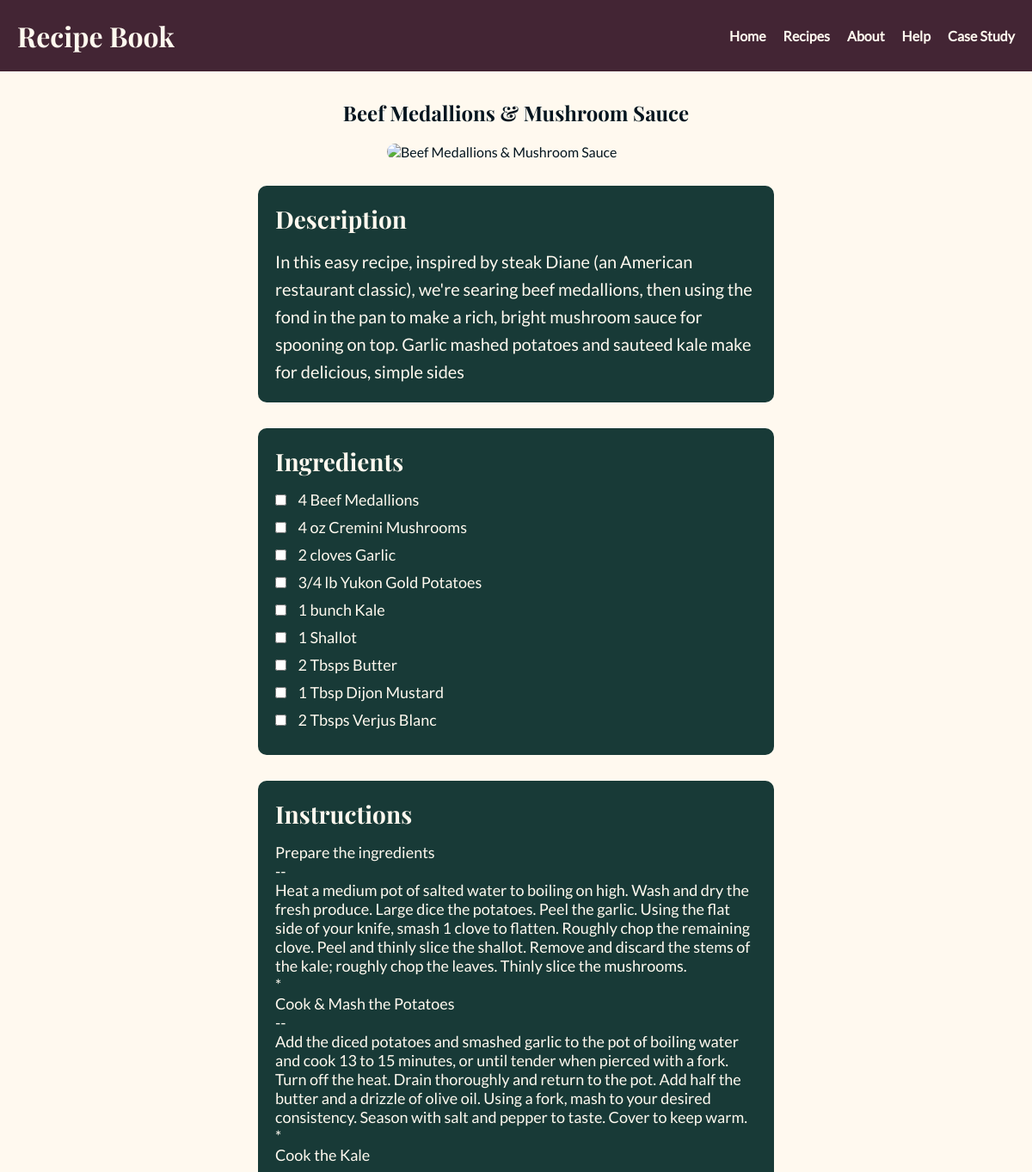
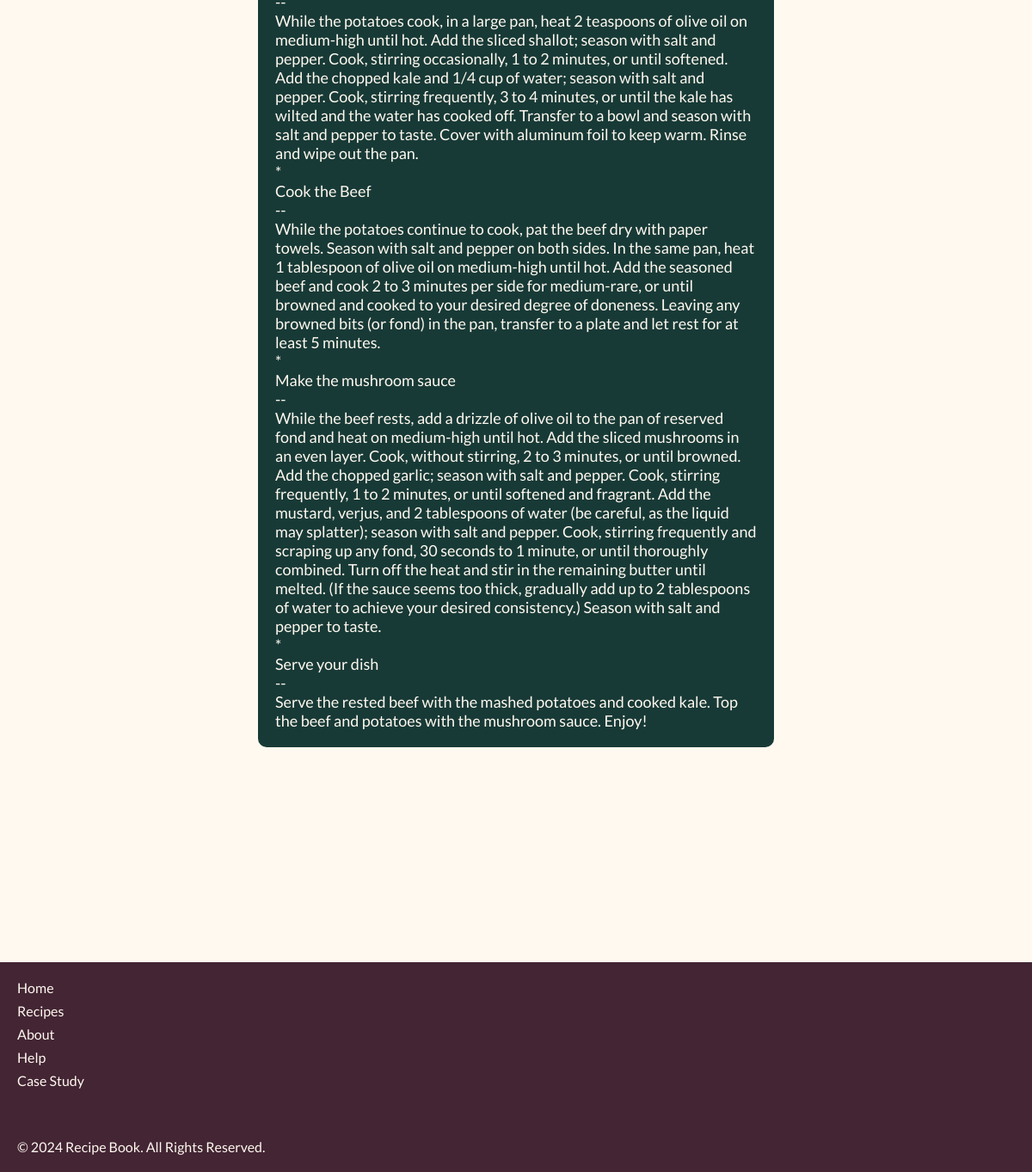
/recipe-detail.php?id=2, run on the app's committed database (2 pictures, top to bottom).
### tables this page shows
CREATE TABLE `final_recipes_list` (
  `id` int NOT NULL,
  `recipe_name` varchar(100) DEFAULT NULL,
  `recipe_subtitle` varchar(100) DEFAULT NULL,
  `cuisine` varchar(100) DEFAULT NULL,
  `protein` varchar(100) DEFAULT NULL,
  `cooking_time` int DEFAULT NULL,
  `servings` int DEFAULT NULL,
  `description` text,
  `ingredients` varchar(1000) DEFAULT NULL,
  `steps` text
);

### recipe-detail.php (the view, shortened to what this page needs)
<?php
include 'db_connection.php';
$recipeId = $_GET['id'] ?? '';
$sql = "SELECT * FROM final_recipes_list WHERE id = ?";
$stmt = $mysqli->prepare($sql);
$stmt->bind_param("i", $recipeId);
$stmt->execute();
$result = $stmt->get_result();
$recipe = $result->fetch_assoc();
?>
<!DOCTYPE html>
<html lang="en">
<head>
    <link rel="stylesheet" href="recipes.css">
</head>
<body>
<header>
    <div class="logo">
        <h1>Recipe Book</h1>
    </div>
    <nav>
        <ul id="nav-list">
            <li><a href="index.php">Home</a></li>
            <li><a href="recipes.php">Recipes</a></li>
            <li><a href="about.html">About</a></li>
            <li><a href="help.html">Help</a></li>
            <li><a href="case-study.html" target="_blank">Case Study</a></li>
        </ul>
    </nav>
</header>
<main>
    <section class="recipe-detail">
        <h2><?php echo htmlspecialchars($recipe['recipe_name']); ?></h2>
        <div class="recipe-image">
            <img
                src="images/<?php echo htmlspecialchars($recipe['id']); ?>.jpg"
                alt="<?php echo htmlspecialchars($recipe['recipe_name']); ?>">
        </div>
        <div class="description-section">
            <h3>Description</h3>
            <p><?php echo nl2br(htmlspecialchars($recipe['description'])); ?></p>
        </div>
        <div class="ingredients-section">
            <h3>Ingredients</h3>
            <ul>
                <?php
                $ingredients = explode("\n", $recipe['ingredients']);
                foreach ($ingredients as $ingredient) {
                    $cleanedIngredient = str_replace(',', '', $ingredient);
                    echo '<li><input type="checkbox"> ' . htmlspecialchars($cleanedIngredient) . '</li>';
                }
                ?>
            </ul>
        </div>
        <div class="steps-section">
            <h3>Instructions</h3>
            <div>
                <?php
                $steps = $recipe['steps'] ?? '';
                if (!empty($steps)) {
                    $stepsArray = explode("\n", $steps);
                    foreach ($stepsArray as $step) {
                        echo '<p>' . htmlspecialchars($step) . '</p>';
                    }
                } else {
                    echo '<p>No steps available for this recipe.</p>';
                }
                ?>
            </div>
        </div>
    </section>
</main>
<footer>
    <div class="footer-links">
        <ul>
            <li><a href="index.php">Home</a></li>
            <li><a href="recipes.php">Recipes</a></li>
            <li><a href="about.html">About</a></li>
            <li><a href="help.html">Help</a></li>
            <li><a href="case-study.html" target="_blank">Case Study</a></li>
        </ul>
        <p>&copy; 2024 Recipe Book. All Rights Reserved.</p>
    </div>
</footer>
</body>
</html>

### recipes.css (style rules this page uses)
:root { --primary-bg-color: #fff9ef; --primary-font-color: #04151F; --secondary-bg-color: #183A37; --header-color: #432534; --accent-color: #C44900; }
* { margin: 0; padding: 0; box-sizing: border-box; }
body { font-family: lato; background-color: var(--primary-bg-color); color: var(--primary-font-color); }
header { background-color: var(--header-color); padding: 20px; display: flex; justify-content: space-between; align-items: center; position: sticky; top: 0; z-index: 1000; }
header .logo h1 { color: var(--primary-bg-color); font-family: 'playfair-display'; }
nav ul { list-style: none; display: flex; gap: 20px; position: static; top: auto; right: auto; width: auto; height: auto; background-color: transparent; flex-direction: row; justify-content: flex-end; align-items: center; margin-left: auto; }
nav ul li a { color: var(--primary-bg-color); text-decoration: none; font-weight: bold; position: relative; }
nav ul li a::after { content: ''; position: absolute; bottom: -5px; left: 0; width: 0; height: 2px; background-color: var(--accent-color); transition: width 0.3s ease; }
footer { background-color: var(--header-color); color: var(--primary-bg-color); padding: 20px; margin-top: 250px; }
footer .footer-links { display: flex; flex-direction: column; align-items: flex-start; }
footer .footer-links ul { list-style-type: none; padding: 0; margin-bottom: 50px; }
footer .footer-links li { margin-bottom: 8px; }
footer .footer-links a { color: var(--primary-bg-color); text-decoration: none; }
footer p { margin: 0; }
.recipe-image img { width: 100%; height: auto; border-radius: 10px; margin-bottom: 30px; max-width: 300px; display: block; margin-left: auto; margin-right: auto; }
.recipe-detail h2 { padding-top: 32px; }
.description-section, .ingredients-section, .steps-section { background-color: var(--secondary-bg-color); padding: 20px; border-radius: 10px; margin: 0 auto 30px; max-width: 600px; text-align: left; color: var(--primary-bg-color); }
.description-section h3, .ingredients-section h3, .steps-section h3 { font-size: 28px; margin-bottom: 15px; font-family: 'playfair-display'; color: var(--primary-bg-color); }
.description-section p, .steps-section ol { font-size: 18px; line-height: 1.6; color: var(--primary-bg-color); }
.description-section p, .steps-section ol { font-size: 20px; line-height: 1.6; color: var(--primary-bg-color); }
.steps-section { font-family: lato; font-size: 18px; }
.ingredients-section ul { list-style: none; padding: 0; }
.ingredients-section li { font-size: 18px; margin-bottom: 10px; color: var(--primary-bg-color); }
.ingredients-section input[type="checkbox"] { margin-right: 10px; }
h2 { font-family: 'playfair-display'; margin-bottom: 20px; text-align: center; }

### data on the page
final_recipes_list: recipe_name "Beef Medallions & Mushroom Sauce", description "In this easy recipe, inspired by steak Diane (an American restaurant classic), we're searing beef medallions, then using the fond in the pan to make a rich, bright mushroom sauce for spooning on top. Garlic mashed potatoes and sauteed kale make for delicious, simple sides", ingredients "4 Beef Medallions", ingredients "4 oz Cremini Mushrooms", ingredients "2 cloves Garlic", ingredients "3/4 lb Yukon Gold Potatoes", ingredients "1 bunch Kale", ingredients "1 Shallot", ingredients "2 Tbsps Butter", ingredients "1 Tbsp Dijon Mustard", ingredients "2 Tbsps Verjus Blanc", steps "Prepare the ingredients", steps "--", steps "Heat a medium pot of salted water to boiling on high. Wash and dry the fresh produce. Large dice the potatoes. Peel the garlic. Using the flat side of your knife, smash 1 clove to flatten. Roughly chop the remaining clove. Peel and thinly slice the shallot. Remove and discard the stems of the kale; roughly chop the leaves. Thinly slice the mushrooms.", steps "*", steps "Cook & Mash the Potatoes", steps "Add the diced potatoes and smashed garlic to the pot of boiling water and cook 13 to 15 minutes, or until tender when pierced with a fork. Turn off the heat. Drain thoroughly and return to the pot. Add half the butter and a drizzle of olive oil. Using a fork, mash to your desired consistency. Season with salt and pepper to taste. Cover to keep warm.", steps "Cook the Kale", steps "While the potatoes cook, in a large pan, heat 2 teaspoons of olive oil on medium-high until hot. Add the sliced shallot; season with salt and pepper. Cook, stirring occasionally, 1 to 2 minutes, or until softened. Add the chopped kale and 1/4 cup of water; season with salt and pepper. Cook, stirring frequently, 3 to 4 minutes, or until the kale has wilted and the water has cooked off. Transfer to a bowl and season with salt and pepper to taste. Cover with aluminum foil to keep warm. Rinse and wipe out the pan.", steps "Cook the Beef", steps "While the potatoes continue to cook, pat the beef dry with paper towels. Season with salt and pepper on both sides. In the same pan, heat 1 tablespoon of olive oil on medium-high until hot. Add the seasoned beef and cook 2 to 3 minutes per side for medium-rare, or until browned and cooked to your desired degree of doneness. Leaving any browned bits (or fond) in the pan, transfer to a plate and let rest for at least 5 minutes.", steps "Make the mushroom sauce", steps "While the beef rests, add a drizzle of olive oil to the pan of reserved fond and heat on medium-high until hot. Add the sliced mushrooms in an even layer. Cook, without stirring, 2 to 3 minutes, or until browned. Add the chopped garlic; season with salt and pepper. Cook, stirring frequently, 1 to 2 minutes, or until softened and fragrant. Add the mustard, verjus, and 2 tablespoons of water (be careful, as the liquid may splatter); season with salt and pepper. Cook, stirring frequently and scraping up any fond, 30 seconds to 1 minute, or until thoroughly combined. Turn off the heat and stir in the remaining butter until melted. (If the sauce seems too thick, gradually add up to 2 tablespoons…", steps "Serve your dish", steps "Serve the rested beef with the mashed potatoes and cooked kale. Top the beef and potatoes with the mushroom sauce. Enjoy!"
